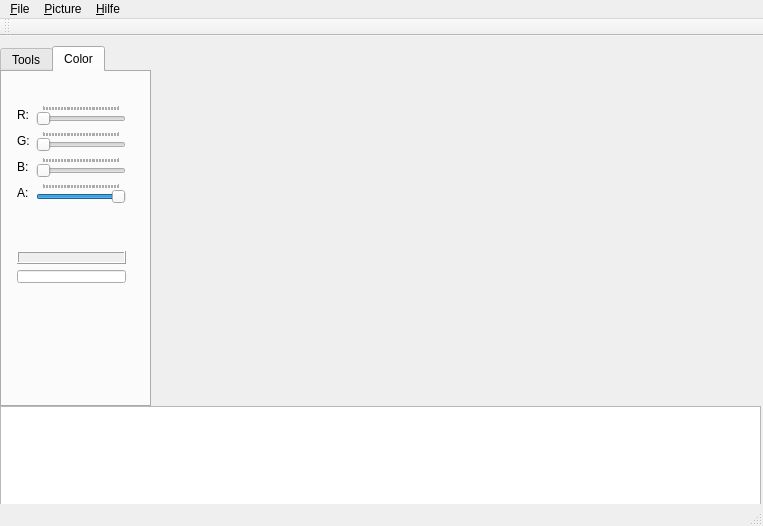
<?xml version="1.0" encoding="UTF-8"?>
<ui version="4.0">
 <class>MainWindow</class>
 <widget class="QMainWindow" name="MainWindow">
  <property name="geometry">
   <rect>
    <x>0</x>
    <y>0</y>
    <width>763</width>
    <height>526</height>
   </rect>
  </property>
  <property name="windowTitle">
   <string>Simple XML Painter</string>
  </property>
  <widget class="QWidget" name="centralWidget">
   <widget class="paintFrame" name="paintArea" native="true">
    <property name="geometry">
     <rect>
      <x>155</x>
      <y>10</y>
      <width>601</width>
      <height>361</height>
     </rect>
    </property>
    <property name="mouseTracking">
     <bool>true</bool>
    </property>
   </widget>
   <widget class="QTabWidget" name="tabWidget">
    <property name="geometry">
     <rect>
      <x>0</x>
      <y>10</y>
      <width>151</width>
      <height>361</height>
     </rect>
    </property>
    <property name="baseSize">
     <size>
      <width>100</width>
      <height>0</height>
     </size>
    </property>
    <property name="currentIndex">
     <number>1</number>
    </property>
    <widget class="QWidget" name="tab">
     <attribute name="title">
      <string>Tools</string>
     </attribute>
     <widget class="QWidget" name="gridLayoutWidget">
      <property name="geometry">
       <rect>
        <x>0</x>
        <y>10</y>
        <width>147</width>
        <height>71</height>
       </rect>
      </property>
      <layout class="QGridLayout" name="gridLayout">
       <item row="0" column="0">
        <widget class="QPushButton" name="pushButton">
         <property name="text">
          <string>Point</string>
         </property>
         <property name="checkable">
          <bool>true</bool>
         </property>
         <property name="checked">
          <bool>true</bool>
         </property>
         <property name="autoExclusive">
          <bool>true</bool>
         </property>
        </widget>
       </item>
       <item row="0" column="1">
        <widget class="QPushButton" name="pushButton_2">
         <property name="text">
          <string>Line</string>
         </property>
         <property name="checkable">
          <bool>true</bool>
         </property>
         <property name="autoExclusive">
          <bool>true</bool>
         </property>
        </widget>
       </item>
       <item row="1" column="0">
        <widget class="QPushButton" name="pushButton_3">
         <property name="text">
          <string>Round</string>
         </property>
         <property name="checkable">
          <bool>true</bool>
         </property>
         <property name="autoExclusive">
          <bool>true</bool>
         </property>
        </widget>
       </item>
       <item row="1" column="1">
        <widget class="QPushButton" name="pushButton_4">
         <property name="text">
          <string>Angle</string>
         </property>
         <property name="checkable">
          <bool>true</bool>
         </property>
         <property name="autoExclusive">
          <bool>true</bool>
         </property>
        </widget>
       </item>
      </layout>
     </widget>
    </widget>
    <widget class="QWidget" name="tab_2">
     <attribute name="title">
      <string>Color</string>
     </attribute>
     <widget class="QWidget" name="verticalLayoutWidget_4">
      <property name="geometry">
       <rect>
        <x>4</x>
        <y>4</y>
        <width>131</width>
        <height>156</height>
       </rect>
      </property>
      <layout class="QVBoxLayout" name="verticalLayout_4" stretch="0">
       <item>
        <layout class="QHBoxLayout" name="horizontalLayout">
         <item>
          <layout class="QVBoxLayout" name="verticalLayout_3">
           <item>
            <widget class="QLabel" name="label_3">
             <property name="text">
              <string>R:</string>
             </property>
            </widget>
           </item>
           <item>
            <widget class="QLabel" name="label_4">
             <property name="text">
              <string>G:</string>
             </property>
            </widget>
           </item>
           <item>
            <widget class="QLabel" name="label_2">
             <property name="text">
              <string>B:</string>
             </property>
            </widget>
           </item>
           <item>
            <widget class="QLabel" name="label">
             <property name="text">
              <string>A:</string>
             </property>
            </widget>
           </item>
          </layout>
         </item>
         <item>
          <layout class="QVBoxLayout" name="verticalLayout_2">
           <item>
            <widget class="QSlider" name="hSliderRed">
             <property name="mouseTracking">
              <bool>true</bool>
             </property>
             <property name="maximum">
              <number>255</number>
             </property>
             <property name="pageStep">
              <number>5</number>
             </property>
             <property name="orientation">
              <enum>Qt::Horizontal</enum>
             </property>
             <property name="tickPosition">
              <enum>QSlider::TicksAbove</enum>
             </property>
             <property name="tickInterval">
              <number>5</number>
             </property>
            </widget>
           </item>
           <item>
            <widget class="QSlider" name="hSliderGreen">
             <property name="mouseTracking">
              <bool>true</bool>
             </property>
             <property name="maximum">
              <number>255</number>
             </property>
             <property name="pageStep">
              <number>5</number>
             </property>
             <property name="orientation">
              <enum>Qt::Horizontal</enum>
             </property>
             <property name="tickPosition">
              <enum>QSlider::TicksAbove</enum>
             </property>
             <property name="tickInterval">
              <number>5</number>
             </property>
            </widget>
           </item>
           <item>
            <widget class="QSlider" name="hSliderBlue">
             <property name="mouseTracking">
              <bool>true</bool>
             </property>
             <property name="maximum">
              <number>255</number>
             </property>
             <property name="pageStep">
              <number>5</number>
             </property>
             <property name="orientation">
              <enum>Qt::Horizontal</enum>
             </property>
             <property name="tickPosition">
              <enum>QSlider::TicksAbove</enum>
             </property>
             <property name="tickInterval">
              <number>5</number>
             </property>
            </widget>
           </item>
           <item>
            <widget class="QSlider" name="hSliderAlpha">
             <property name="mouseTracking">
              <bool>true</bool>
             </property>
             <property name="maximum">
              <number>255</number>
             </property>
             <property name="pageStep">
              <number>5</number>
             </property>
             <property name="value">
              <number>255</number>
             </property>
             <property name="orientation">
              <enum>Qt::Horizontal</enum>
             </property>
             <property name="tickPosition">
              <enum>QSlider::TicksAbove</enum>
             </property>
             <property name="tickInterval">
              <number>5</number>
             </property>
            </widget>
           </item>
          </layout>
         </item>
        </layout>
       </item>
      </layout>
     </widget>
     <widget class="QWidget" name="verticalLayoutWidget">
      <property name="geometry">
       <rect>
        <x>4</x>
        <y>168</y>
        <width>131</width>
        <height>54</height>
       </rect>
      </property>
      <layout class="QVBoxLayout" name="verticalLayout">
       <item>
        <layout class="QHBoxLayout" name="horizontalLayout_2">
         <item>
          <widget class="QLabel" name="label_colorPre">
           <property name="minimumSize">
            <size>
             <width>100</width>
             <height>0</height>
            </size>
           </property>
           <property name="autoFillBackground">
            <bool>true</bool>
           </property>
           <property name="frameShape">
            <enum>QFrame::Box</enum>
           </property>
           <property name="frameShadow">
            <enum>QFrame::Raised</enum>
           </property>
           <property name="text">
            <string/>
           </property>
          </widget>
         </item>
        </layout>
       </item>
       <item>
        <widget class="QLineEdit" name="lineEditHtmlColor"/>
       </item>
      </layout>
     </widget>
    </widget>
   </widget>
   <widget class="QPlainTextEdit" name="history">
    <property name="geometry">
     <rect>
      <x>0</x>
      <y>370</y>
      <width>761</width>
      <height>101</height>
     </rect>
    </property>
   </widget>
  </widget>
  <widget class="QMenuBar" name="menuBar">
   <property name="geometry">
    <rect>
     <x>0</x>
     <y>0</y>
     <width>763</width>
     <height>24</height>
    </rect>
   </property>
   <widget class="QMenu" name="menuDatei">
    <property name="title">
     <string>&amp;File</string>
    </property>
    <addaction name="actionOpen"/>
    <addaction name="actionSave"/>
    <addaction name="actionSave_As"/>
    <addaction name="actionClose"/>
    <addaction name="separator"/>
    <addaction name="actionExit"/>
   </widget>
   <widget class="QMenu" name="menuBild">
    <property name="title">
     <string>&amp;Picture</string>
    </property>
    <addaction name="actionNew"/>
    <addaction name="actionLoad"/>
    <addaction name="actionSave_2"/>
    <addaction name="actionClear"/>
   </widget>
   <widget class="QMenu" name="menuHilfe">
    <property name="title">
     <string>&amp;Hilfe</string>
    </property>
    <addaction name="actionAbout"/>
   </widget>
   <addaction name="menuDatei"/>
   <addaction name="menuBild"/>
   <addaction name="menuHilfe"/>
  </widget>
  <widget class="QToolBar" name="mainToolBar">
   <attribute name="toolBarArea">
    <enum>TopToolBarArea</enum>
   </attribute>
   <attribute name="toolBarBreak">
    <bool>false</bool>
   </attribute>
  </widget>
  <widget class="QStatusBar" name="statusBar"/>
  <action name="actionOpen">
   <property name="text">
    <string>Open</string>
   </property>
  </action>
  <action name="actionSave">
   <property name="text">
    <string>Save</string>
   </property>
  </action>
  <action name="actionSave_As">
   <property name="text">
    <string>Save As...</string>
   </property>
  </action>
  <action name="actionClose">
   <property name="text">
    <string>Close</string>
   </property>
  </action>
  <action name="actionExit">
   <property name="text">
    <string>Exit</string>
   </property>
  </action>
  <action name="actionNew">
   <property name="text">
    <string>New</string>
   </property>
  </action>
  <action name="actionLoad">
   <property name="text">
    <string>Load</string>
   </property>
  </action>
  <action name="actionSave_2">
   <property name="text">
    <string>Save</string>
   </property>
  </action>
  <action name="actionClear">
   <property name="text">
    <string>Clear</string>
   </property>
  </action>
  <action name="actionAbout">
   <property name="text">
    <string>About</string>
   </property>
  </action>
 </widget>
 <layoutdefault spacing="6" margin="11"/>
 <customwidgets>
  <customwidget>
   <class>paintFrame</class>
   <extends>QWidget</extends>
   <header location="global">paintframe.h</header>
   <container>1</container>
  </customwidget>
 </customwidgets>
 <resources/>
 <connections/>
</ui>
